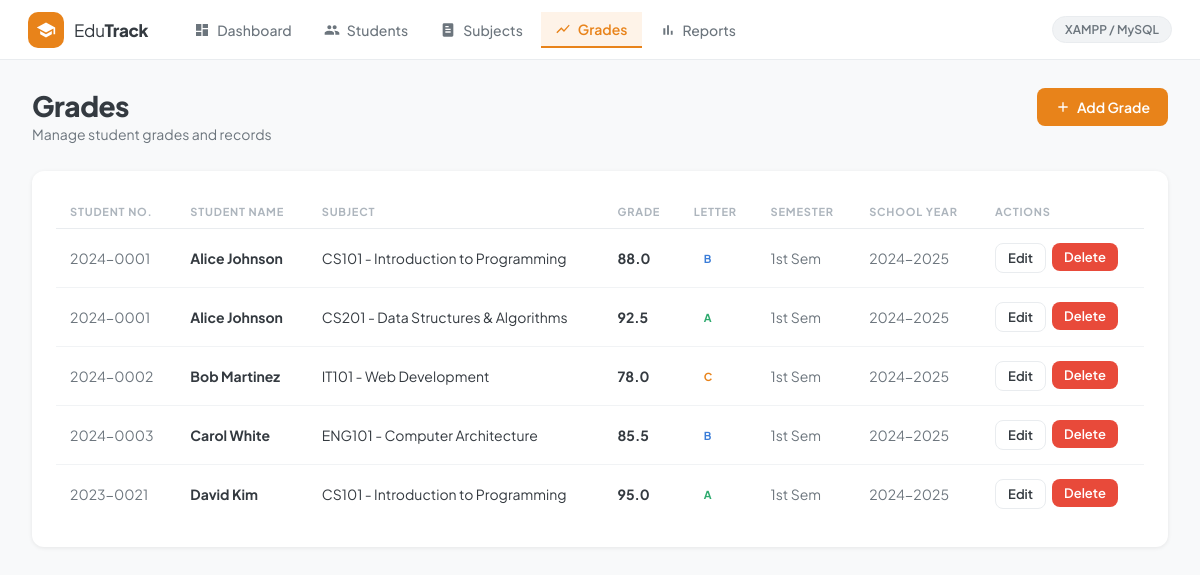
/pages/grades.php, run on the app's committed database.
### tables this page shows
CREATE TABLE IF NOT EXISTS grades (
    id INT AUTO_INCREMENT PRIMARY KEY,
    student_id INT NOT NULL,
    subject_id INT NOT NULL,
    grade DECIMAL(5,2) NOT NULL,
    semester VARCHAR(20) DEFAULT '1st Sem',
    school_year VARCHAR(10) DEFAULT '2024-2025',
    remarks VARCHAR(50),
    created_at TIMESTAMP DEFAULT CURRENT_TIMESTAMP,
    FOREIGN KEY (student_id) REFERENCES students(id) ON DELETE CASCADE,
    FOREIGN KEY (subject_id) REFERENCES subjects(id) ON DELETE CASCADE
);

CREATE TABLE IF NOT EXISTS students (
    id INT AUTO_INCREMENT PRIMARY KEY,
    student_no VARCHAR(20) UNIQUE NOT NULL,
    name VARCHAR(100) NOT NULL,
    email VARCHAR(100) UNIQUE NOT NULL,
    course VARCHAR(100) NOT NULL,
    department VARCHAR(100),
    year_level INT DEFAULT 1,
    status ENUM('active', 'inactive', 'graduated') DEFAULT 'active',
    enrolled_date DATE DEFAULT (CURRENT_DATE),
    created_at TIMESTAMP DEFAULT CURRENT_TIMESTAMP
);

CREATE TABLE IF NOT EXISTS subjects (
    id INT AUTO_INCREMENT PRIMARY KEY,
    subject_code VARCHAR(20) UNIQUE NOT NULL,
    subject_name VARCHAR(100) NOT NULL,
    department VARCHAR(100),
    units INT DEFAULT 3,
    description TEXT,
    created_at TIMESTAMP DEFAULT CURRENT_TIMESTAMP
);

### pages/grades.php (the view, shortened to what this page needs)
<?php
$conn = getConnection();
$grades = $conn->query("
    SELECT g.*, s.name as student_name, s.student_no, sub.subject_name, sub.subject_code
    FROM grades g
    JOIN students s ON g.student_id = s.id
    JOIN subjects sub ON g.subject_id = sub.id
    ORDER BY g.created_at DESC
");
include '../includes/header.php';
?>
<div class="page-header">
    <div>
        <h1>Grades</h1>
        <p>Manage student grades and records</p>
    </div>
    <button class="btn btn-primary" onclick="document.getElementById('addModal').classList.add('open')">
        <svg width="16" height="16" viewBox="0 0 24 24" fill="currentColor"><path d="M19 13h-6v6h-2v-6H5v-2h6V5h2v6h6v2z"/></svg>
        Add Grade
    </button>
</div>
<div class="card">
    <div class="table-wrapper">
        <table>
            <thead>
                <tr>
                    <th>Student No.</th>
                    <th>Student Name</th>
                    <th>Subject</th>
                    <th>Grade</th>
                    <th>Letter</th>
                    <th>Semester</th>
                    <th>School Year</th>
                    <th>Actions</th>
                </tr>
            </thead>
            <tbody>
                <?php if ($grades->num_rows === 0): ?>
                <tr><td colspan="8"><div class="empty-state"><p>No grade records yet.</p></div></td></tr>
                <?php else: ?>
                <?php while ($g = $grades->fetch_assoc()):
                    $letter = $g['grade'] >= 90 ? 'A' : ($g['grade'] >= 80 ? 'B' : ($g['grade'] >= 70 ? 'C' : 'D'));
                    $badge_color = $letter === 'A' ? 'var(--green)' : ($letter === 'B' ? 'var(--blue)' : ($letter === 'C' ? 'var(--orange)' : 'var(--red)'));
                ?>
                <tr>
                    <td class="td-light"><?= htmlspecialchars($g['student_no']) ?></td>
                    <td class="td-name"><?= htmlspecialchars($g['student_name']) ?></td>
                    <td><?= htmlspecialchars($g['subject_code']) ?> - <?= htmlspecialchars($g['subject_name']) ?></td>
                    <td><strong><?= number_format($g['grade'], 1) ?></strong></td>
                    <td><span class="badge" style="background:<?= $badge_color ?>22;color:<?= $badge_color ?>"><?= $letter ?></span></td>
                    <td class="td-light"><?= htmlspecialchars($g['semester']) ?></td>
                    <td class="td-light"><?= htmlspecialchars($g['school_year']) ?></td>
                    <td>
                        <div class="action-btns">
                            <button class="btn btn-secondary btn-sm" onclick="openEdit(<?= htmlspecialchars(json_encode($g)) ?>)">Edit</button>
                            <form method="POST" style="display:inline" onsubmit="return confirm('Delete this grade?')">
                                <button type="submit" class="btn btn-danger btn-sm">Delete</button>
                            </form>
                        </div>
                    </td>
                </tr>
                <?php endwhile; ?>
                <?php endif; ?>
            </tbody>
        </table>
    </div>
</div>
<?php $conn->close(); include '../includes/footer.php'; ?>

### assets/css/style.css (style rules this page uses)
*, *::before, *::after { box-sizing: border-box; margin: 0; padding: 0; }
:root { --orange: #E8831A; --orange-light: #FEF3E8; --blue: #3B7DD8; --blue-light: #EBF3FF; --green: #2EAA6E; --green-light: #E8F8F1; --red: #E84A3A; --gray-50: #F8F9FA; --gray-100: #F1F3F5; --gray-200: #E9ECEF; --gray-400: #ADB5BD; --gray-600: #6C757D; --gray-800: #343A40; --white: #FFFFFF; --shadow-sm: 0 1px 4px rgba(0,0,0,0.08); --shadow-md: 0 4px 16px rgba(0,0,0,0.10); --radius: 12px; --radius-sm: 8px; font-family: 'Plus Jakarta Sans', sans-serif; }
body { background: var(--gray-50); color: var(--gray-800); min-height: 100vh; }
.page-header { display: flex; align-items: flex-start; justify-content: space-between; margin-bottom: 28px; }
.page-header h1 { font-size: 28px; font-weight: 800; color: var(--gray-800); letter-spacing: -0.5px; }
.page-header p { color: var(--gray-600); font-size: 14px; margin-top: 2px; }
.btn { display: inline-flex; align-items: center; gap: 6px; padding: 10px 18px; border-radius: var(--radius-sm); font-size: 14px; font-weight: 600; cursor: pointer; border: none; text-decoration: none; transition: all 0.15s; font-family: inherit; }
.btn-primary { background: var(--orange); color: white; }
.btn-secondary { background: white; color: var(--gray-800); border: 1px solid var(--gray-200); }
.btn-danger { background: var(--red); color: white; }
.btn-sm { padding: 6px 12px; font-size: 13px; }
.card { background: white; border-radius: var(--radius); box-shadow: var(--shadow-sm); padding: 24px; }
.table-wrapper { overflow-x: auto; }
table { width: 100%; border-collapse: collapse; font-size: 14px; }
thead th { padding: 10px 14px; text-align: left; font-size: 11px; font-weight: 700; letter-spacing: 0.8px; text-transform: uppercase; color: var(--gray-400); border-bottom: 1px solid var(--gray-200); }
tbody td { padding: 14px; border-bottom: 1px solid var(--gray-100); vertical-align: middle; }
tbody tr:last-child td { border-bottom: none; }
.td-name { font-weight: 700; color: var(--gray-800); }
.td-light { color: var(--gray-600); }
.badge { display: inline-flex; align-items: center; padding: 3px 10px; border-radius: 20px; font-size: 11px; font-weight: 700; letter-spacing: 0.5px; text-transform: uppercase; }
.action-btns { display: flex; gap: 6px; }

### data on the page
grades: student.student_no "2024-0001", student.name "Alice Johnson", subject.subject_code "CS101", subject.subject_name "Introduction to Programming", grade "88.0", grade "B", semester "1st Sem", school_year "2024-2025"
grades: student.student_no "2024-0001", student.name "Alice Johnson", subject.subject_code "CS201", subject.subject_name "Data Structures & Algorithms", grade "92.5", grade "A", semester "1st Sem", school_year "2024-2025"
grades: student.student_no "2024-0002", student.name "Bob Martinez", subject.subject_code "IT101", subject.subject_name "Web Development", grade "78.0", grade "C", semester "1st Sem", school_year "2024-2025"
grades: student.student_no "2024-0003", student.name "Carol White", subject.subject_code "ENG101", subject.subject_name "Computer Architecture", grade "85.5", grade "B", semester "1st Sem", school_year "2024-2025"
grades: student.student_no "2023-0021", student.name "David Kim", subject.subject_code "CS101", subject.subject_name "Introduction to Programming", grade "95.0", grade "A", semester "1st Sem", school_year "2024-2025"
